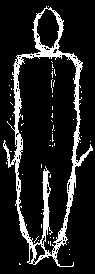
%> input picture pattern3.bmp, 95 x 274 px
$ octave final.m   (GNU Octave 9; MATLAB toolbox functions it lacks are replaced by stand-ins)
%> lines starting %> are read from the running program, lines starting %| are printed output that depends on the picture; in (x1, y1, x2, y2) boxes, pixels count from 0 and x2, y2 are one past the last pixel; in counts of white or black regions, pixels touching at a corner belong together; the program's own positions count from 1; pictures that were not available may be replaced by others from this repository, and a replacement may not be noted
%> further down, I is the input picture: size 274x95x3 uint8; 13.4% white; 52 white regions (51 under 20 px), largest, box (x1, y1, x2, y2) and area: (3, 6, 93, 267) 3326
### PatternPre.m
function [ I2 ] = PatternPre( I1 )
%Gaussian processing and Flip

%Gaussian pattern
I=rgb2gray(I1);
I=double(I);
Matrix=(50<I);
I=I.*(double(Matrix));

%flip
I=flip(I);

%gaussian model
H = fspecial('gaussian',[3 3],2);
I2= imfilter(I,H,'same');

end

### flip.m
function [ Iout ] = flip( Iin )
%FLIP Summary of this function goes here
%   Detailed explanation goes here
%flip the image
[pm,pn]=size(Iin);
%> pm = 274; pn = 95
Irev=Iin;
i=1:pm;
%> i = 274 values from 1 to 274
j=1:pn;
%> j = 95 values from 1 to 95
Irev(pm+1-i,pn+1-j)=Iin(i,j);
%> Irev: size 274x95 double; 13.4% white; 52 white regions (51 under 20 px), largest, box (x1, y1, x2, y2) and area: (2, 7, 92, 268) 3326
Iout=Irev;

end

### histogramm.m
function [ back ] = histogramm( I )
% clear all;
% close all;
% clc;
% I = imread('1.jpg');
I = rgb2gray(I);
% figure,imshow(I);title('gray image');
[m n] = size(I);
x = 8;
y = 8;

m1 = floor(m/x);
n1 = floor(n/y);
back = zeros(size(I));

Z = I(1:m1*x,1:n1*y);
I = Z;


Varimage = Variance(I);
% Thre = Varimage;
J=zeros(m1*x,n1*y);
% Thre = Varimage;
%Jedge=J;
for i=1:1:m1;
    for j=1:1:n1;
% [5 lines of commented-out code are left out]
        J((i-1)*x+1:1:i*x,(j-1)*y+1:1:j*y)=histeq(I((i-1)*x+1:1:i*x,(j-1)*y+1:1:j*y));
        %Jedge((i-1)*x+1:1:i*x,(j-1)*y+1:1:j*y)=edge(J((i-1)*x+1:1:i*x,(j-1)*y+1:1:j*y),'sobel','vertical');
%         end
    end
end
Jedge=edge(J,'sobel','vertical');
Jo=edge(I,'sobel','vertical');
Jedge=uint8(Jedge);
Jo=uint8(Jo);

% figure,imshow(Jedge,[]);title('Eq');
% figure,imshow(uint8(J),[]);
%  figure,imshow(Jo,[]);title('Original edge');
%  figure,imshow(Jedge-Jo,[]);title('Diff');
% for i=0:1:m1-1;
%     for j=0:1:n1-1;
%         rectangle('position',[1+j*y 1+i*x y x],'edgecolor','green' );
%     end
% end
back(1:m1*x,1:n1*y)=Jedge-Jo;
% figure,imshow(back);
% hold on;


end

### Variance.m
function [ Var ] = Variance( I )

[m n] = size(I);
Mmean = mean2(I); % mean of the image;
Total = m*n;
VarI = zeros(1,Total);
for q = 1:m
    for p = 1:n
        VarE = (I(q,p) - Mmean)^2;
        VarI(q*p) = VarE;
    end
end
Varsum = sum(VarI);
Var = Varsum/(Total);

end

### dohough.m
function [ distance ] = dohough( I , J )
%UNTITLED Summary of this function goes here
%   Detailed explanation goes here
% I is the egded gray original image
% J IS orginal image


[H,T,R] = hough(I,'Theta',-1:1); %T is theta and R is 'rou'
% [8 lines of commented-out code are left out]
sizeN=[49,3];

P  = houghpeaks(H,5,'threshold',ceil(0.3*max(H(:))),'NhoodSize',sizeN);
%P is the coordinates of the peak point.
x= T(P(:,2));
y = R(P(:,1));

%choose the most separated two lines.
ymin=min(R(P(:,1)));
ymax=max(R(P(:,1)));
distance=ymax-ymin;

% plot(x,y,'s','color','white');

% Find lines and plot them
lines = houghlines(I,T,R,P,'MinLength',7,'fillgap',100);
% figure, imshow(J), hold on
max_len = 0;
for k = 1:length(lines)
    xy = [lines(k).point1; lines(k).point2];
%     plot(xy(:,1),xy(:,2),'LineWidth',2,'Color','green');
% %
% % plot beginnings and ends of lines
%     plot(xy(1,1),xy(1,2),'x','LineWidth',2,'Color','yellow');
%     plot(xy(2,1),xy(2,2),'x','LineWidth',2,'Color','red');

% determine the endpoints of the longest line segment
xy_long=zeros(1,2);
    len = norm(lines(k).point1 - lines(k).point2);
    if ( len > max_len)
        max_len = len;
        xy_long = xy;
    end
end

% highlight the longest line segment
% plot(xy_long(:,1),xy_long(:,2),'LineWidth',2,'Color','cyan');


end

### final.m
close all;
clear;clc;

%I is the pattern.
I=imread('pattern3.bmp');
I=PatternPre(I);
ToNormal=sum(sum(I));
%> ToNormal = 886635
[pm,pn]=size(I);
%> pm = 274; pn = 95

image=imread('20.jpg');
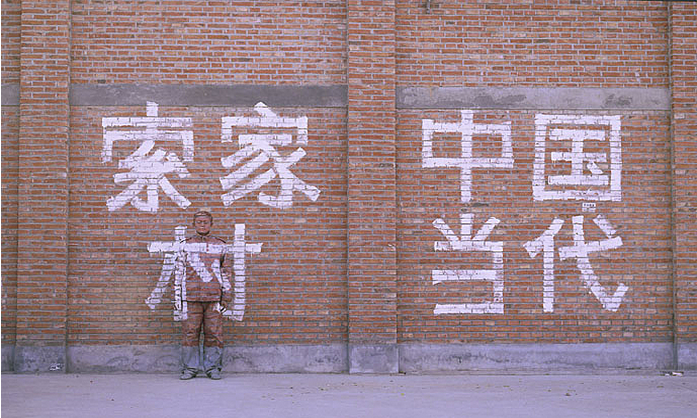
%> input picture 20.png, 697 x 418 px, given in place of 20.jpg, which was not available
%> image is the input picture: size 418x697x3 uint8; mean R, G, B 154.2, 130.9, 139.4
[m,n,k]=size(image);
%> m = 418; n = 697; k = 3
scale=360/m;
%> scale = 0.861
image=imresize(image,scale);
%> image: size 360x601x3 uint8
[m1,n1,k]=size(image);
%> m1 = 360
%image is the original image.

%Totally OK:
%2 3 5 7 22 23
%ace OK:
%4 8 12 13 17 19 20

%NO: 6 10 14 15 16 18 21

%% begin searching

%patches histogram equalization
grayimage=histogramm(image);
%> in Variance, `Mmean = mean2(I);`: Mmean = 138.9
%> in Variance, `Varsum = sum(VarI);`: Varsum = 6664620
%> in Variance, `Var = Varsum/(Total);`: Var = 30.85
%> after the loop in histogramm, `for i=1:1:m1;`:
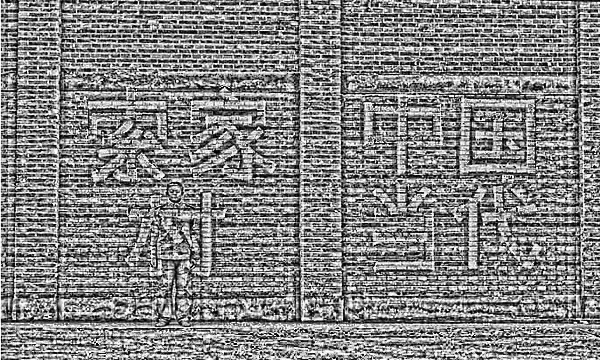
%> J: size 360x600 double; min 0, max 255, mean 131
%> in histogramm, `Jedge=edge(J,'sobel','vertical');`: Jedge: size 360x600 logical; 5.2% white in thin lines or dots
%> in histogramm, `back(1:m1*x,1:n1*y)=Jedge-Jo;`: back: size 360x601 double; values 0 (black) and 1 (white), 3.2% white in thin lines or dots

% grayimage=VarRefine(image);

%without histogram equalization
%
% grayimage=rgb2gray(image); %grayimage is the edged-gray original image
% grayimage=edge(grayimage,'sobel','vertical');
% figure;imshow(grayimage);


grayimage=double(grayimage);
J=grayimage;

convres=conv2(J,I,'same');
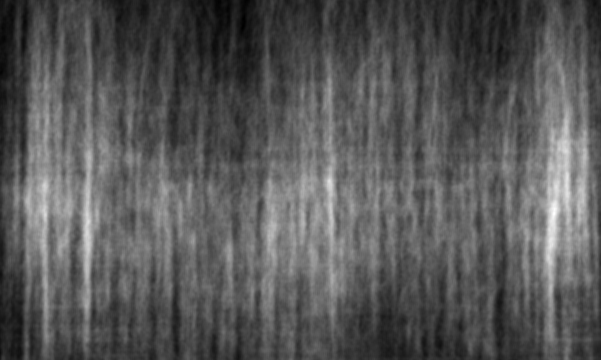
%> convres: size 360x601 double; min 3577.8, max 57260, mean 21951.9; drawn with min black and max white
maxval=max(max(convres));
%> maxval = 57260
maxnormval=maxval/ToNormal;
%> maxnormval = 0.0646
[xm,ym]=find(convres==maxval);
%> xm = 214; ym = 555
selectk=1;

for k=1:-0.02:0.9
    I=imresize(I,k);
    convres=conv2(J,I,'same');
    ToNormal=sum(sum(I));
    val=max(max(convres));
    normval=val/ToNormal;
    [x,y]=find(convres==val);
    if normval>maxnormval
        xm=x;
        ym=y;
        selectk=k;
    end
end
%> this loop made 6 passes
%> (ToNormal, val, normval, x, y, xm, ym) on passes 1 to 6: (886635, 57260, 0.0646, 214, 555, 214, 555), (861294.7, 56457.5, 0.0655, 216, 554, 216, 554), (802796.3, 55456.8, 0.0691, 216, 556, 216, 556), (714894.4, 50783.8, 0.071, 219, 556, 219, 556), (613326.5, 45472.3, 0.0741, 231, 558, 231, 558), (497856.3, 40365.2, 0.0811, 222, 561, 222, 561)
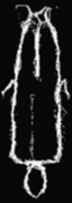
%> I: size 203x72 double; min -9.22, max 269.2, mean 34.1; drawn with min black and max white
%> after the loop, selectk = 0.9
maxnormval
%> maxnormval = 0.0646
%% box out Bolin

m=floor(selectk*pm); %first search result size
%> m = 246
n=floor(selectk*pn);
%> n = 85
xm1=floor(xm-m/2);% left up point
%> xm1 = 99
ym1=floor(ym-n/2);
%> ym1 = 518

% [6 lines of commented-out code are left out]


figure; imshow(image);
rectangle('position',[ym1 xm1 n m],'edgecolor','green' );
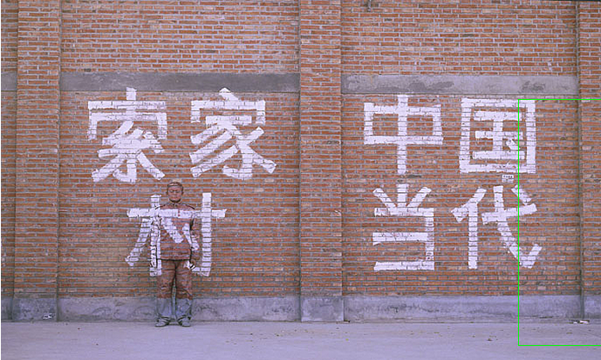
%> figure redrawn from the program's plot data

%% highlight the box area

selmatr=zeros(m1,n1);
for i=xm1:min(xm1+m,m1);
    for j=ym1:min(ym1+n,n1);
        selmatr(i,j)=1;
    end
end
%> selmatr: size 360x601 double; values 0 (black) and 1 (white), 9.6% white; 1 white region, box (x1, y1, x2, y2) and area: (517, 98, 601, 345) 20748

grayimage2=grayimage.*selmatr; %selected area
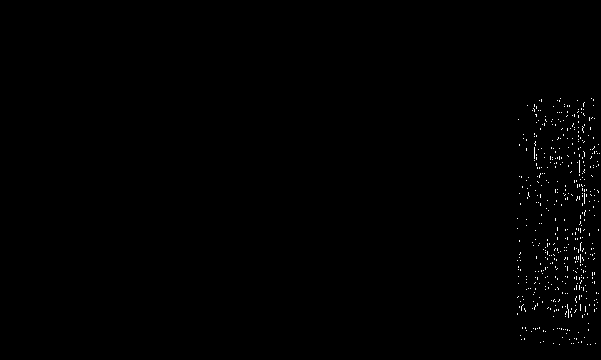
%> grayimage2: size 360x601 double; values 0 (black) and 1 (white), 0.45% white in thin lines or dots, all inside (x1, y1, x2, y2) = (517, 98, 600, 345)
figure; imshow(grayimage2);

%% hough transformation
DisImage=dohough(grayimage2,image);
%> in dohough, `[H,T,R] = hough(I,'Theta',-1:1); %T is theta and R is 'rou'`: H = 1401 rows, first 12: [0 0 0; 0 0 0; 0 0 0; 0 0 0; 0 0 0; 0 0 0; 0 0 0; 0 0 0; 0 0 0; 0 0 0; 0 0 0; 0 0 0]; T = [-1 0 1]; R = 1401 values from -700 to 700
%> in dohough, `P  = houghpeaks(H,5,'threshold',ceil(0.3*max(H(:))),'NhoodSize',sizeN);`: P = [1277 1; 1285 3; 1235 2]
%> in dohough, `x= T(P(:,2));`: x = [-1 1 0]
%> in dohough, `y = R(P(:,1));`: y = [576 584 534]
%> in dohough, `ymin=min(R(P(:,1)));`: ymin = 534
%> in dohough, `ymax=max(R(P(:,1)));`: ymax = 584
%> in dohough, `distance=ymax-ymin;`: distance = 50
%> in dohough, `lines = houghlines(I,T,R,P,'MinLength',7,'fillgap',100);`: lines = 4 lines; point1 to point2 (x, y): (579, 110) to (583, 318), (579, 333) to (583, 141), (535, 105) to (535, 161), (535, 284) to (535, 310)
%> the loop in dohough, `for k = 1:length(lines)` made 4 passes
%> (len, max_len, xy_long) on pass 1: (208, 208, [579 110; 583 318])
%> (xy, len) on passes 2 to 4: ([579 333; 583 141], 192), ([535 105; 535 161], 56), ([535 284; 535 310], 26)
%> DisImage = 50

ConstScare=85/52;

PP= pm/pn;
n2=floor(DisImage*ConstScare);
%> n2 = 81
m2=floor(PP*n2);
%> m2 = 233
xm2=floor(xm-m2/2);
%> xm2 = 105
ym2=floor(ym-n2/2);
%> ym2 = 520
figure; imshow(image);
rectangle('position',[ym2 xm2 n2 m2],'edgecolor','red' );
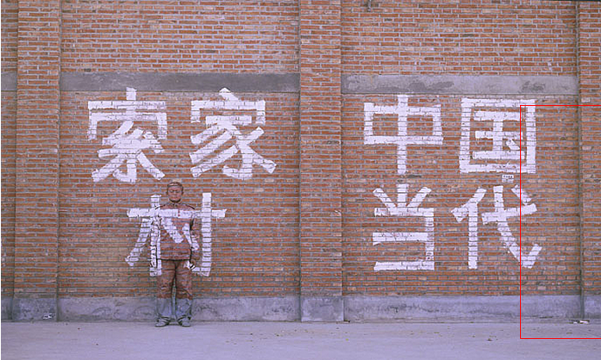
%> figure redrawn from the program's plot data

% plus=zeros(m1,n1);
% I=flip(I);
% plus(xm2:xm2+m2-1,ym2:ym2+n2-1)=imresize(I,[m2,n2]);
% imageplus=image;
% imageplus(:,:,2)=image(:,:,2)+uint8(plus);
% figure;imshow(imageplus);


%---------------------------------------------------------%
%we only do the vertical hough, maybe we can do the horizental hough
%transformation

%---------------------------------------------------------%
